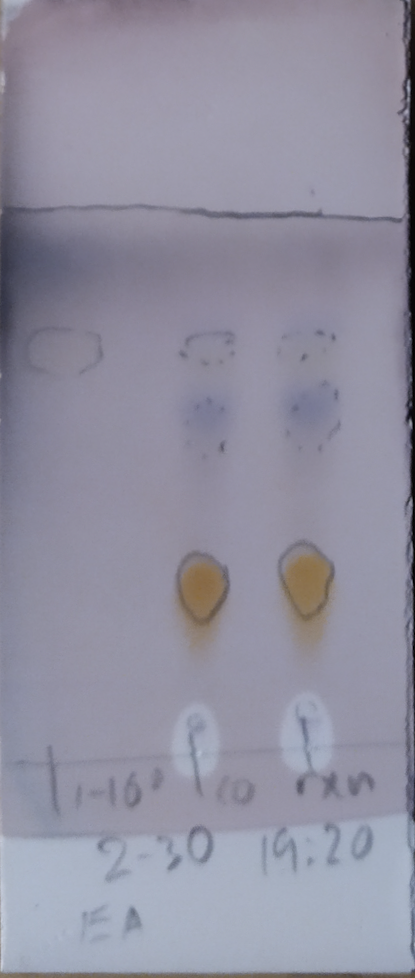
#> input picture dataset_perspective_transformed/001.png, 415 x 978 px, found by its file name; its folder holds only this picture in this run
$ python detector.py
#> lines starting #> are read from the running program, lines starting #| are printed output that depends on the picture; after the words box and inside, x2 and y2 are one past the last pixel; in counts of white or black regions, pixels touching at a corner belong together
#> in imread, im is the input picture: shape (978, 415, 3); mean B, G, R 160, 143.6, 145.1
### cv_method/utils.py
import imp
import cv2 as cv
import numpy as np
from scipy import optimize
import os
import sys
__dir__ = os.path.dirname(os.path.abspath(__file__))
sys.path.append(os.path.abspath(os.path.join(__dir__, '../')))
from cv_method import findLine as fl


# [66 lines left out: functions imread, denoise, binarize, mask, centre_cnt, fit_circle, not called in this run]

### cv_method/findLine.py
import numpy as np
import cv2 as cv
from matplotlib import pyplot as plt
import math
import os
from sklearn.cluster import DBSCAN
import sys
__dir__ = os.path.dirname(os.path.abspath(__file__))
sys.path.append(os.path.abspath(os.path.join(__dir__, '../')))
from cv_method import utils


def l_eq(line):
    """given 2 points, calculate line equation y=mx+c"""
    points = get_points([line])[0]
    x_coords, y_coords = zip(*points)
    A = np.vstack([x_coords, np.ones(len(x_coords))]).T
    m, c = np.linalg.lstsq(A, y_coords, rcond=None)[0]
    x = w / 2
    y = m * x + c
    return m, c, y


def get_points(lines):
    """calculate startpoint and endpoint by rho and theta"""
    P = None
    for line in lines:
        rho, theta, vote = line
        a = math.cos(theta)
        b = math.sin(theta)
        x0 = a * rho
        y0 = b * rho
        pt1 = (int(x0 + 1000 * (-b)), int(y0 + 1000 * (a)))
        pt2 = (int(x0 - 1000 * (-b)), int(y0 - 1000 * (a)))
        if P is None:
            P = [(pt1, pt2)]
        else:
            P.append((pt1, pt2))
    return P


def k_rep(indices, lines):
    """select representative of cluster k"""
    if len(lines) > 0:
        k_lines = [lines[i] for i in indices]
        if len(k_lines) > 0:
            maxVote = max([l[-1] for l in k_lines])
            for l in k_lines:
                if l[-1] == maxVote:
                    return l
    return None


def optimize_line(lines):
    """average some crossed lines and closed lines"""
    smoothed = []
    optimized = []
    for i, l1 in enumerate(lines):
        if i not in smoothed:
            similar = []
            for j, l2 in enumerate(lines):
                if i == j or (math.fabs(l_eq(l2)[-1] - l_eq(l1)[-1]) < 0.02 * h):
                    smoothed.append(j)
                    similar.append(l2)

            line_arr = np.array([l for l in similar])
            vote = line_arr[:, -1]
            total = np.sum(vote)
            weightByVote = vote / total
            weightedMean = list(weightByVote @ line_arr)
            optimized.append(weightedMean)
    return optimized


def find_objective_lines(lines):
    """find upper and lower bound"""
    Y = [[l_eq(l)[-1], l] for l in lines]
    Y.sort(key=lambda x: x[0])
    gaps = [Y[i + 1][0] - Y[i][0] for i in range(len(Y) - 1)]
    maxGap = max(gaps)
    idx = gaps.index(maxGap)
    return [Y[idx][1], Y[idx + 1][1]]


def hough_line(src):
    binary = utils.binarize(utils.denoise(src))
    global h, w
    h, w = binary.shape
    houghLines = cv.HoughLinesWithAccumulator(binary, 1, np.pi / 180, int(w * 0.4))
    lines = []
    if houghLines is not None:
        for i in range(len(houghLines)):
            theta = houghLines[i][0][1]
            if 5 / 12 <= theta / np.pi <= 7 / 12:  # >= 75 and <= 105 degree
                lines.extend(houghLines[i])

    # dbscan clustering by (rho,theta)

    # rho = math.sqrt(h ** 2 + w ** 2)
    # theta = np.pi
    X = np.array([[l[0], (l[1] / np.pi) * 180] for l in lines])
    db = DBSCAN(eps=math.sqrt(10 ** 2), min_samples=2).fit(X)
    core_indices = set(db.core_sample_indices_)
    labels_ = db.labels_
    K = set(labels_) - {-1}
    K_reps = []
    for k in K:
        k_indices = [i for i, x in enumerate(labels_) if x == k]
        kRep = k_rep(k_indices, lines)
        if kRep is not None:
            K_reps.append(kRep)

    outliers = [lines[i] for i, x in enumerate(labels_) if x == -1]
    optimized_lines = optimize_line(outliers + K_reps)
    objective_lines = find_objective_lines(optimized_lines)
    # points = get_points(objective_lines)
    return objective_lines


# [15 lines that do not run on import are left out]
        # cv.imwrite('lines/' + fileName, im)

### cv_method/retention_factor.py
import numpy as np
from sklearn.cluster import DBSCAN
from scipy.optimize import curve_fit
import os
import utils
import warnings

warnings.filterwarnings('ignore')

beta = 2
std_th = 0.06
perp_th = 0.04

# [15 lines left out: function total_ls, not called in this run]


def cluster(M: np.ndarray):
    l = []
    m, n = M.shape
    x, y = M.T
    sigma = np.std(x)

    if sigma <= std_th * w:
        l.extend([M])
    else:
        eps = sigma / beta
        db = DBSCAN(eps=eps, min_samples=1).fit(x.reshape((m, 1)))
        labels_ = db.labels_
        K = set(labels_)
        for k in K:
            M_k = M[np.argwhere(labels_ == k).squeeze(axis=1)]
            l.extend(cluster(M_k))

    return l


def ls(M: np.ndarray):

    def func(y, a, b, c):
        return (-b * y - c) / a

    x, y = M.T
    popt = curve_fit(func, y, x)[0]
    return popt


def perp(C: np.ndarray, popt: np.ndarray):
    m, n = C.shape
    C_1 = np.hstack((C, np.ones((m, 1))))
    d = np.abs(C_1 @ np.array(popt)) / np.linalg.norm(np.array(popt[:-1]))
    return d


def opt(clusterList: list):
    indices = []
    cl = []
    if len(clusterList) == 1:
        return clusterList
    for i in range(len(clusterList)):
        if i in indices:
            continue

        C = clusterList[i]
        if i == len(clusterList) - 1:
            cl.append(C)
        else:
            C_r = np.vstack((C, clusterList[i + 1]))
            d = perp(C_r, ls(C_r))
            if np.mean(d) < perp_th * w:
                indices.extend([i, i + 1])
                cl.append(C_r)
            else:
                cl.append(C)
    return cl


def rf_calc(C: np.ndarray):
    _, y = C.T
    y = np.abs(y - np.max(y))
    y.sort()
    y = y / np.max(y)

    return np.round(y[(0 < y) & (y < 1)],decimals=3)


def rf(M: np.ndarray,width):
    global w
    w = width
    rfs = []
    cl = cluster(M)
    cl.sort(key=lambda x: np.mean(x, axis=0)[0])
    cl = opt(cl)
    for c in cl:
        rfs.append(rf_calc(c))
    return rfs


# [11 lines that do not run on import are left out]

### cv_method/keyPoints.py
import cv2 as cv
import sys
import os
__dir__ = os.path.dirname(os.path.abspath(__file__))
sys.path.append(os.path.abspath(os.path.join(__dir__, '../')))
from cv_method import utils


def orb(gray):
    orb = cv.ORB_create(nfeatures=2000, scaleFactor=1.1, nlevels=8, edgeThreshold=11, firstLevel=0, patchSize=11,
                        fastThreshold=5)
    msk = utils.mask(gray)
    KP, des = orb.detectAndCompute(gray, msk)
    return KP


# [12 lines left out: functions sift, fast, not called in this run]

### cv_method/detector.py
import os
import sys
import cv2 as cv
import numpy as np
import numpy.linalg as la
from sklearn.cluster import DBSCAN
from matplotlib import pyplot as plt

__dir__ = os.path.dirname(os.path.abspath(__file__))
sys.path.append(os.path.abspath(os.path.join(__dir__, '../')))
from cv_method import utils
from cv_method import keyPoints as kp
from cv_method.retention_factor import rf

bar_confident_cnt = 1e-2
band_width = 4
lower_ratio = 1e-2
upper_ratio = 0.5
quantile = 0.9
theta = 5
denoise_kernel = 5
outlier_min_samples = 10


def find_spots(im: np.ndarray):
    global gray, h, w
    gray = cv.cvtColor(im, cv.COLOR_BGR2GRAY)
    h, w = gray.shape

    gray = utils.denoise(gray, denoise_kernel)
#> in denoise, `cl = clahe.apply(blur)`:
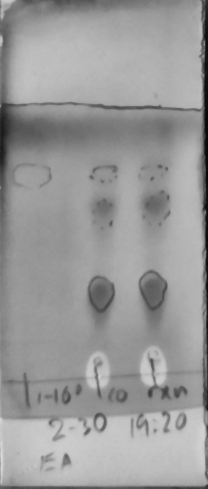
#> cl: shape (978, 415) (shown at 1/2 size); min 4, max 216, mean 153.9
    msk = utils.mask(gray)
#> call 2 of denoise, with blur = 3
#> in denoise (call 2), `cl = clahe.apply(blur)`:
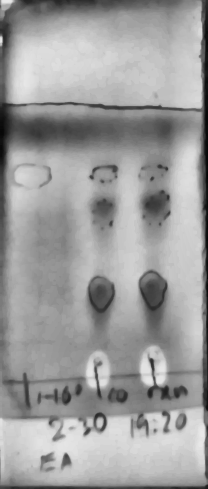
#> cl: shape (978, 415) (shown at 1/2 size); min 2, max 233, mean 157.4
#> in binarize, `th = cv.adaptiveThreshold(src, 255, cv.ADAPTIVE_THRESH_GAUSSIAN_C, cv...`:
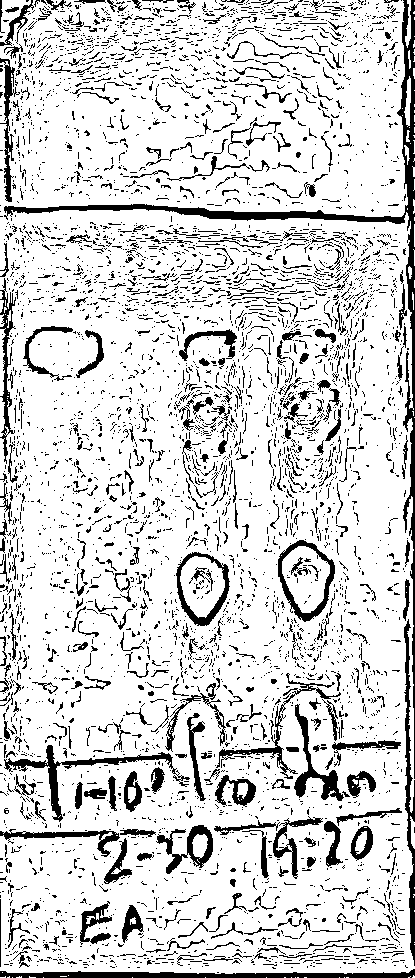
#> th: shape (978, 415); 83.5% white; 4881 black regions (4385 under 20 px), largest, box (x1, y1, x2, y2) and area: (4, 0, 415, 779) 6384, (0, 969, 415, 978) 2152, (4, 745, 190, 822) 1557
#> in binarize, `dst = cv.medianBlur(th, blur)`:
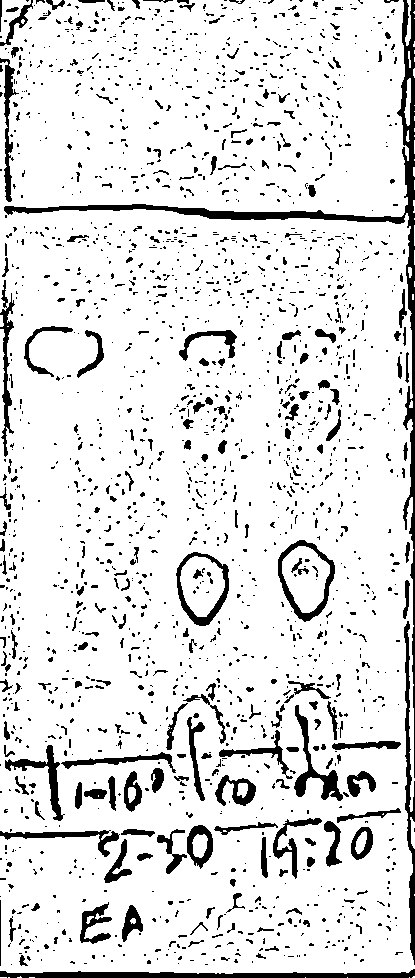
#> dst: shape (978, 415); 88.3% white; 1962 black regions (1672 under 20 px), largest, box (x1, y1, x2, y2) and area: (4, 0, 415, 778) 6393, (0, 969, 415, 978) 2191, (404, 621, 415, 965) 1442
#> in hough_line, `houghLines = cv.HoughLinesWithAccumulator(binary, 1, np.pi / 180, int(..`: houghLines = 191 rows, first 8: [413, 0, 811], [406, 0, 478], [408, 0, 476], [5, 0, 474], [-395, 3.12, 421], [-403, 3.12, 420], [974, 1.57, 415], [-406, 3.12, 396]
#> the loop in hough_line, `for i in range(len(houghLines)):` made 191 passes
#> theta on passes 1 to 3: 0, 0, 0
#> after the loop in hough_line, `for i in range(len(houghLines)):`: lines = 25 items, first 6: [974, 1.57, 415], [764, 1.52, 344], [970, 1.59, 333], [204, 1.61, 326], [200, 1.62, 324], [206, 1.61, 321]
#> in hough_line, `X = np.array([[l[0], (l[1] / np.pi) * 180] for l in lines])`: X = 25 pairs, first value 195 to 979, second value 83 to 95
#> in hough_line, `core_indices = set(db.core_sample_indices_)`: core_indices = 25 items
#> in hough_line, `labels_ = db.labels_`: labels_ = 25 values, max 3 at index 10, min 0 at index 0, mean 1.76
#> in hough_line, `K = set(labels_) - {-1}`: K = 4 items
#> the loop in hough_line, `for k in K:` made 4 passes
#> (k_indices, maxVote in k_rep, kRep) on passes 1 to 4: ([0, 2, 7, 22], 415, [974, 1.57, 415]), ([1, 6, 14, 17, 19, 23], 344, [764, 1.52, 344]), ([3, 4, 5, 8, 9, 13, 20], 326, [204, 1.61, 326]), ([10, 11, 12, 15, 16, 18, 21, 24], 250, [838, 1.52, 250])
#> after the loop in hough_line, `for k in K:`: K_reps = [[974, 1.57, 415], [764, 1.52, 344], [204, 1.61, 326], [838, 1.52, 250]]
#> in hough_line, `outliers = [lines[i] for i, x in enumerate(labels_) if x == -1]`: outliers = []
#> the loop in optimize_line, `for i, l1 in enumerate(lines):` made 4 passes
#> vote on passes 1 to 4: [415], [344], [326], [250]
#> after the loop in optimize_line, `for i, l1 in enumerate(lines):`: optimized has the same summary as K_reps in hough_line; smoothed = [0, 1, 2, 3]
#> in hough_line, `optimized_lines = optimize_line(outliers + K_reps)`: optimized_lines has the same summary as K_reps
#> in find_objective_lines, `Y = [[l_eq(l)[-1], l] for l in lines]`: Y = [[973.6, [974, 1.57, 415]], [753.7, [764, 1.52, 344]], [210.5, [204, 1.61, 326]], [827.9, [838, 1.52, 250]]]
#> in find_objective_lines, `gaps = [Y[i + 1][0] - Y[i][0] for i in range(len(Y) - 1)]`: gaps = [543.2, 74.21, 145.7]
#> in find_objective_lines, `maxGap = max(gaps)`: maxGap = 543.2
#> in find_objective_lines, `idx = gaps.index(maxGap)`: idx = 0
#> in hough_line, `objective_lines = find_objective_lines(optimized_lines)`: objective_lines = [[204, 1.61, 326], [764, 1.52, 344]]
#> in mask, `u, l = fl.hough_line(gray)`: u = [204, 1.61, 326]; l = [764, 1.52, 344]
#> in mask, `um, uc, _ = fl.l_eq(u)`: um = 0.035; uc = 203.2
#> in mask, `lm, lc, _ = fl.l_eq(l)`: lm = -0.0526; lc = 764.6
#> in mask, `y_u = np.int0(um * x + uc)`: y_u = 415 values from 203 to 217
#> in mask, `y_l = np.int0(lm * x + lc)`: y_l = 415 values, max 764 at index 0, min 742 at index 411, mean 753.2
#> the loop in mask, `for i, col in enumerate(msk.T):` made 415 passes
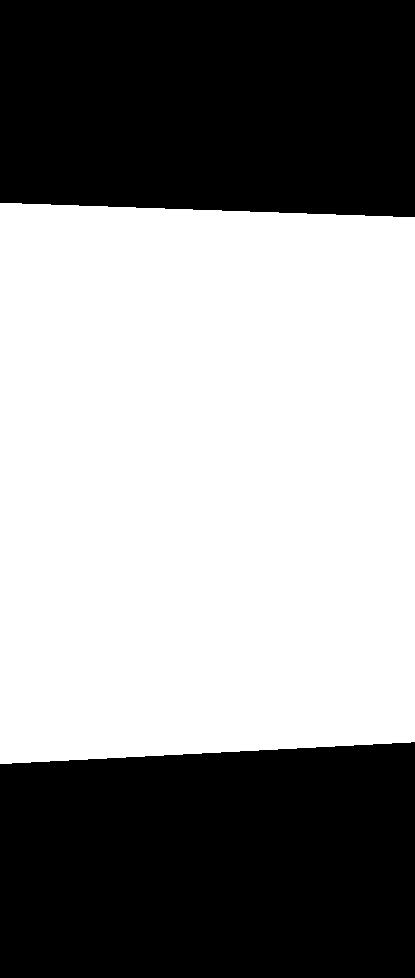
#> msk: shape (978, 415); values 0 (black) and 1 (white), 55.5% white; 2 black regions, box (x1, y1, x2, y2) and area: (0, 742, 415, 978) 93287, (0, 0, 415, 217) 87149
    contours, hierarchy = cv.findContours(image=utils.binarize(gray), mode=cv.RETR_CCOMP, method=cv.CHAIN_APPROX_SIMPLE)
#> call 2 of binarize, with blur = 3
#> in binarize (call 2), `th = cv.adaptiveThreshold(src, 255, cv.ADAPTIVE_THRESH_GAUSSIAN_C, cv...`:
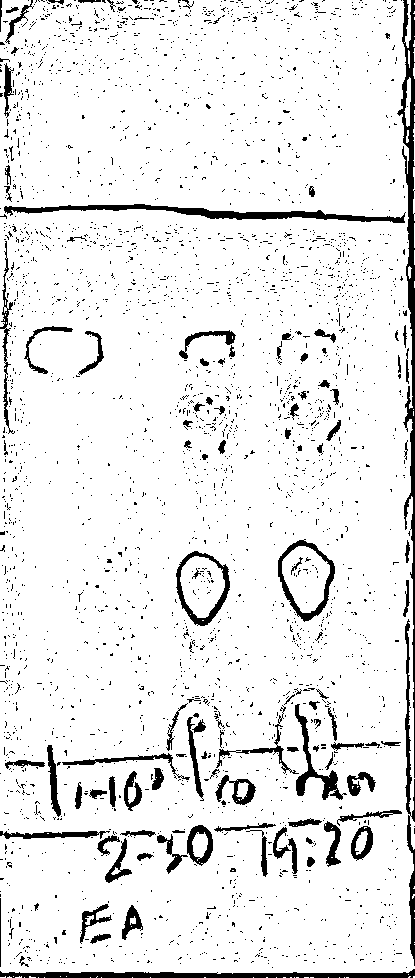
#> th: shape (978, 415); 91.8% white; 3105 black regions (2991 under 20 px), largest, box (x1, y1, x2, y2) and area: (397, 0, 415, 778) 3643, (4, 204, 406, 223) 2249, (0, 969, 415, 978) 2113
#> in binarize (call 2), `dst = cv.medianBlur(th, blur)`:
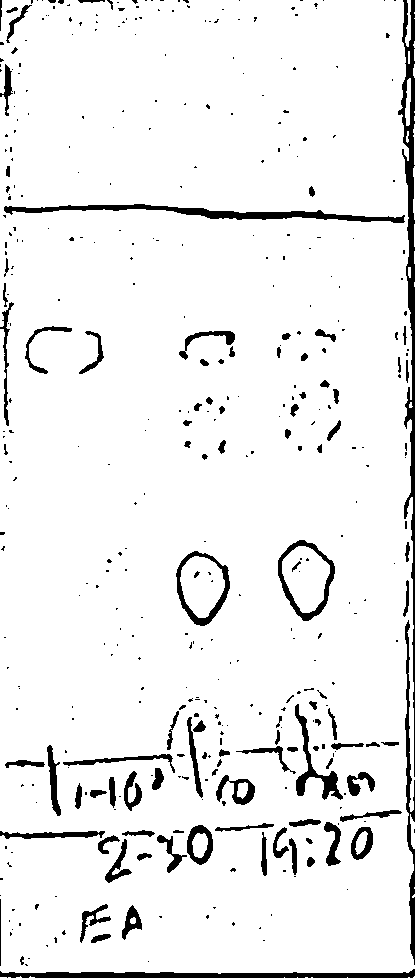
#> dst: shape (978, 415); 93.5% white; 423 black regions (316 under 20 px), largest, box (x1, y1, x2, y2) and area: (398, 0, 415, 777) 3692, (4, 204, 405, 223) 2247, (0, 969, 415, 978) 2157
#> contours = 434 contours, 339 with area under 20; largest, box (x1, y1, x2, y2) and area: (278, 540, 335, 621) 3120, (398, 0, 415, 777) 3106, (176, 551, 230, 626) 2840, (281, 545, 331, 614) 2326, (179, 555, 226, 619) 2084

    contours = optimise_contour(contours, msk)
#> the loop in optimise_contour, `for i, cnt in enumerate(contours):` made 434 passes
#> cnt on passes 26 to 28: [[0, 899], [0, 965]], [[55, 896], [56, 896]], [[0, 895]]
    KP = kp.orb(gray)
#> the loop in hough_line (call 2), `for k in K:` made 4 passes
#> the loop in optimize_line (call 2), `for i, l1 in enumerate(lines):` made 4 passes
    pt = np.int0(np.array([p.pt for p in KP]))

    assign = assign_kp(contours, pt)
#> the loop in assign_kp, `for pt_id, kp in enumerate(KP):` made 915 passes
#> kp on passes 1 to 3: [82, 207], [52, 209], [27, 210]
    outliers = pt[[pt_id for pt_id in range(len(pt)) if pt_id not in assign]]

    contours = confident_cnt(contours, assign)
#> the loop in confident_cnt, `for i, cnt in enumerate(contour):` made 15 passes
    P = optimise_circle(contours)
#> the loop in optimise_circle, `for cnt in C:` made 15 passes
#> the loop in optimise_circle, `for i, k in enumerate(indices):` made 10 passes
#> k on passes 1 to 8: [0], [1], [2, 3], [4, 5], [6], [7], [8], [9]
    Q = kp_cluster(outliers)
#> the loop in kp_cluster, `for i, k in enumerate(indices):` made 9 passes
#> k on passes 2, 3, 9: [3, 9, 85, 87, 137, 138, 215, 216, 217, 255, 290], [20, 21, 94, 95, 96, 148, 149, 189, 190, 222, 223, 261, 325], [1, 7, 84, 182, 214, 219, 254, 258, 289, 293]

    if Q is not None:
        P = np.vstack((P, np.array(Q)))

    # [5 lines of commented-out code are left out]

    rfs = rf(P,w)
#> the loop in cluster, `for k in K:` made 3 passes
#> the loop in opt, `for i in range(len(clusterList)):` made 5 passes
#> the loop in rf, `for c in cl:` made 4 passes
#> c on passes 1 to 2: [[20.86, 210.2], [46.61, 347.6], [48, 211.1]], [[94, 353]]
    return P, rfs


def kp_cluster(outliers: np.ndarray):
    P = []
    eps = la.norm(np.array([lower_ratio * w, lower_ratio * h]))
    clustering = DBSCAN(eps=eps, min_samples=outlier_min_samples).fit(outliers)
    labels = np.array(clustering.labels_)
    K = set(labels) - {-1}
    indices = [np.argwhere(labels == k) for k in K]
    for i, k in enumerate(indices):
        p = outliers[k].squeeze(axis=1).mean(axis=0)
        P.append(p)
    if len(P) > 1:
        return np.array(P)
    return None


def optimise_circle(C: list):
    pms_circle = []
    pms_cnt = []
    for cnt in C:
        circle = utils.fit_circle(cnt)
        cx, cy, r = circle
        if 2 * lower_ratio * min(w, h) <= r <= upper_ratio * min(w, h):
            pms_circle.append(circle)
            pms_cnt.append(cnt)

    pms_circle = np.array(pms_circle)

    eps = la.norm(np.array([lower_ratio * w, lower_ratio * h]))
    clustering = DBSCAN(eps=eps, min_samples=1).fit(pms_circle[..., :-1])
    labels = np.array(clustering.labels_)
    K = set(labels)

    P = np.zeros((len(K), 2))
    indices = [np.argwhere(labels == k) for k in K]
    for i, k in enumerate(indices):
        circles = pms_circle[k].squeeze(axis=1)
        if len(circles) > 1:
            P[i] = np.mean(circles[..., :-1], axis=0)
        else:
            cx, cy, r = circles[0]
            circle_centre = np.array([cx, cy])
            cnt_centre = np.array(utils.centre_cnt(pms_cnt[k.squeeze()]))
            if cnt_centre is not None:
                l2 = la.norm(circle_centre - cnt_centre)
                if l2 / r > 0.5:
                    P[i] = cnt_centre
                else:
                    P[i] = (cnt_centre + circle_centre) / 2
    return P


def confident_cnt(contour: list, assign: dict):
    C = []
    for i, cnt in enumerate(contour):
        count = np.sum([i in l for l in assign.values()])
        ratio = count / len(cnt)
        if ratio >= bar_confident_cnt:
            C.append(cnt)
    return C


def boundary_check(cnt: np.ndarray, msk: np.ndarray):
    h_bound = False
    v_bound = False
    bw = band_width * lower_ratio
    x, y = cnt.T
    p = np.sum(msk[[y], [x]]) / len(cnt)
    if p < 0.5:
        h_bound = True
    if np.mean(x) < bw * w or np.mean(x) > (1 - bw) * w:
        if np.std(x) < lower_ratio * w:
            v_bound = True
    return h_bound + v_bound


def optimise_rect(C: list):
    rect = [cv.minAreaRect(cnt) for cnt in C]
    shape = np.array([r[1] for r in rect])
    ar = np.max(shape, axis=1) / np.min(shape, axis=1)
    area = np.prod(shape, axis=1)
    ar = (ar - np.min(ar)) / np.ptp(ar)
    area = 1 - (area - np.min(area)) / np.ptp(area)

    l = area + theta * ar
    bar = np.quantile(l, q=quantile)

    indices = np.argwhere(l < bar).squeeze().astype(int)
    C = [C[i] for i in indices]
    rect = [rect[i] for i in indices]
    return C, rect


def optimise_contour(contours: tuple, msk: np.ndarray):
    C = []
    for i, cnt in enumerate(contours):
        cnt = cnt.squeeze(axis=1)
        if not boundary_check(cnt, msk):
            C.append(cnt)

    # exclude very small contours: noise points
    cnt_area = np.array([cv.contourArea(cnt) for cnt in C])
    min_area = lower_ratio ** 2 * (w * h)
    indices = np.argwhere((cnt_area > min_area)).squeeze()
    C = [C[i] for i in indices]

    # exclude contours that have high aspect ratio or very small rect:
    C, rect = optimise_rect(C)

    return C


def assign_kp(C: list, KP: np.ndarray):
    assign = {}
    for pt_id, kp in enumerate(KP):
        for i, cnt in enumerate(C):
            MAE = np.abs(cnt - kp).sum(axis=1)
            if np.min(MAE) < lower_ratio * (w + h):
                if pt_id not in assign:
                    assign[pt_id] = [i]
                else:
                    assign[pt_id].append(i)
    return assign


if __name__ == '__main__':
    # use detector instead of findspots
    path = 'dataset_perspective_transformed/'
    files = os.listdir(path)
    for f in files:
        im, _ = utils.imread(path + f)
        P, rfs = find_spots(im)
        print(P), print(rfs)
#> (printed output is left out)
